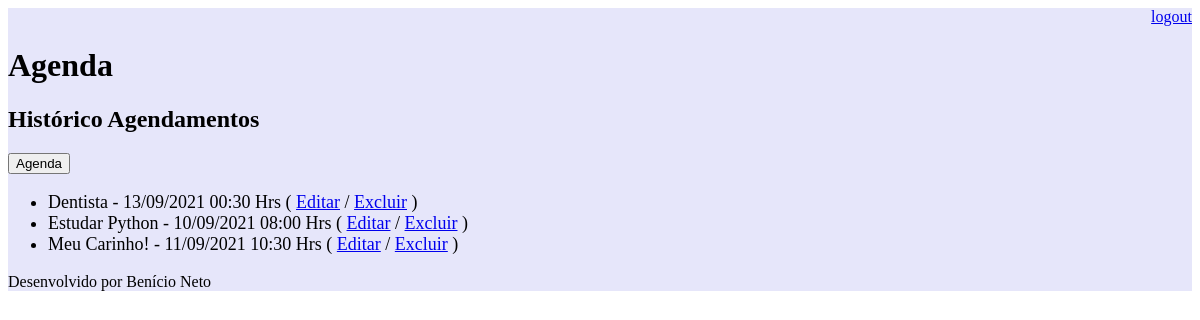
Page /historico-agenda/ (signed in) on the earlier database version.
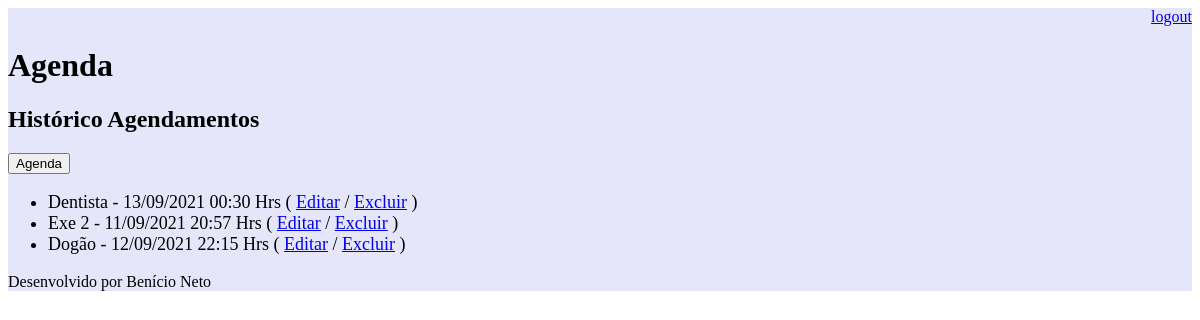
Same page on the later database version.
### core/models.py (models this page shows, shortened)
class Evento(models.Model):
    titulo = models.CharField(max_length=100)
    descricao = models.TextField(blank=True, null=True)
    data_evento = models.DateTimeField(verbose_name='Data do Evento')
    data_criacao = models.DateTimeField(auto_now=True, verbose_name='Data da Criação')
    local = models.TextField(blank=True, null=True)
    usuario = models.ForeignKey(User, on_delete=models.CASCADE)
    class Meta:
        db_table = 'evento'
    def get_data_evento(self):
        return self.data_evento.strftime('%d/%m/%Y %H:%M Hrs')

### core/views.py (the view)
# urls.py: path('historico-agenda/', views.historico_evento),
@login_required(login_url='/login/')
def historico_evento(request):
    usuario = request.user
    data_atual = datetime.now() - timedelta(hours=1)
    evento = Evento.objects.filter(usuario=usuario,
                                   data_evento__lt=data_atual)
    dados = {'eventos': evento}
    return render(request, 'historico-agenda.html', dados)

### templates/historico-agenda.html
{% extends "model-page.html" %}
{% block content %}
    <h2>Histórico Agendamentos</h2>
    <a href="/">
        <button type="button">Agenda</button>
    </a>
    <ul style="font-size: 18px">
    {% for evento in eventos %}
        <li>
            {{evento.titulo}} - {{evento.get_data_evento}}
            ( <a href="evento/?id={{ evento.id }}">Editar</a>
            / <a href="evento/delete/{{ evento.id }}">Excluir</a> )
        </li>
    {% endfor %}
    </ul>
{% endblock %}

Differences in the rows shown:
removed Evento: titulo "Estudar Python", get_data_evento "10/09/2021 08:00 Hrs"
removed Evento: titulo "Meu Carinho!", get_data_evento "11/09/2021 10:30 Hrs"
added Evento: titulo "Exe 2", get_data_evento "11/09/2021 20:57 Hrs"
added Evento: titulo "Dogão", get_data_evento "12/09/2021 22:15 Hrs"
